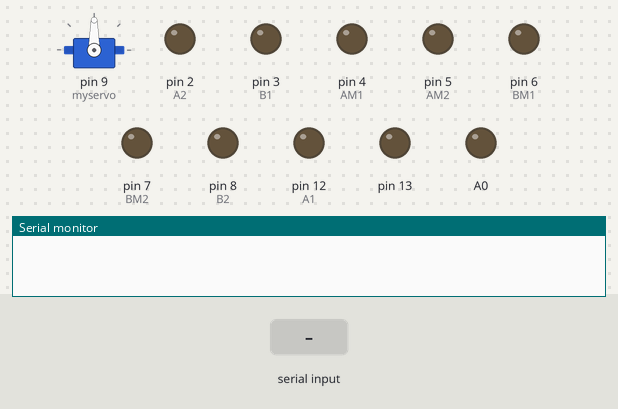
This sketch was run on a simulated Arduino Uno, built with avr-gcc and run on an emulated ATmega328P. Parts: servo, output pins drawn as LEDs (lit = HIGH), the last lines printed to the serial monitor. The test bench sets the inputs (shaded band).

Above: at 1.2 s.
1.3 s: "on" received over the second serial link
3.9 s: "blink" received over the second serial link
At 5.1 s:
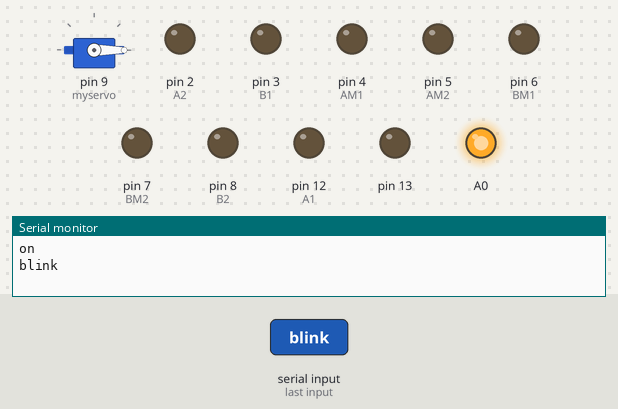
6.9 s: "smile" received over the second serial link
At 7.4 s:
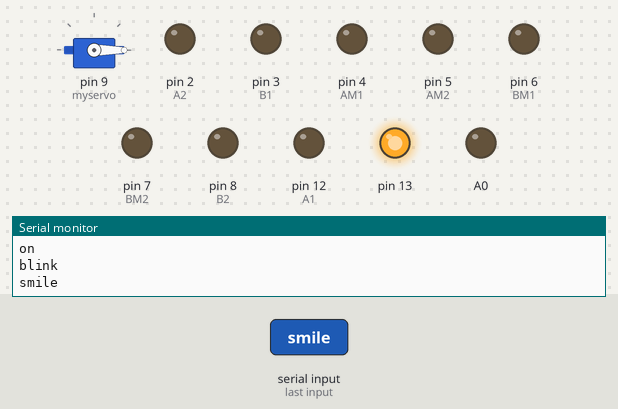
9.9 s: "hand" received over the second serial link
At 10.9 s:
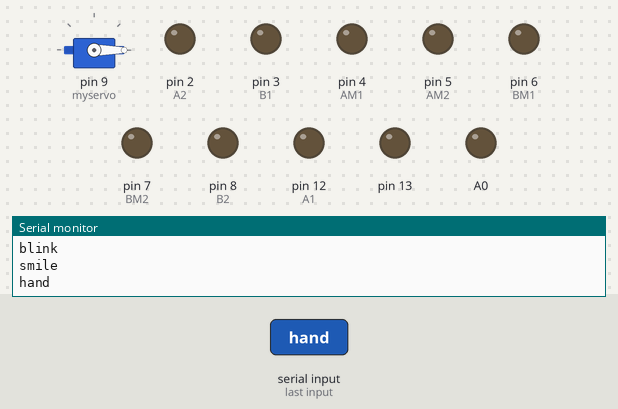
11.9 s: "down" received over the second serial link
At 12.3 s:
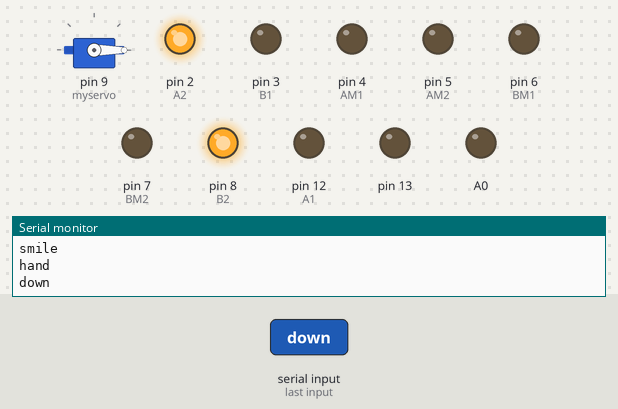
13.9 s: "forward" received over the second serial link
At 17.4 s:
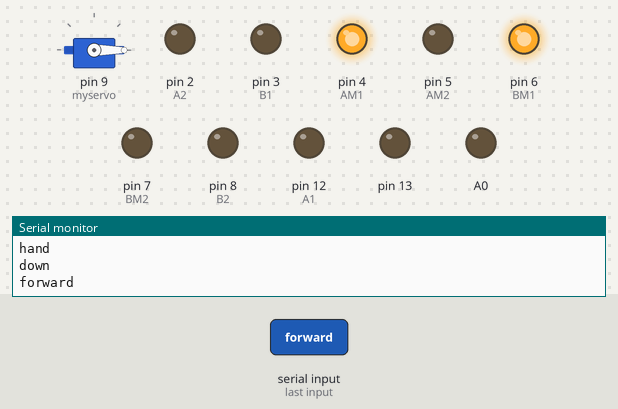
Timing chart, 0 to 17.9 s (numbered marks = the images above; inputs shaded):
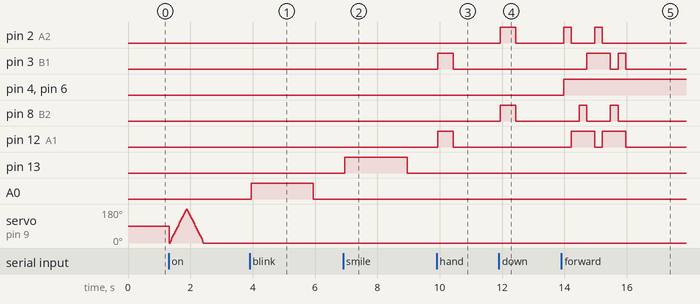

The sketch:

Humanoidvoicecontrolledrobot.ino
```cpp
#include <SoftwareSerial.h>
#include <Servo.h>
Servo myservo;  // create servo object to control a servo
SoftwareSerial BT(10, 11); //TX, RX respetively
String readvoice;
#define AM1 4       // left motor
#define AM2 5       // left motor
#define BM1 6       // right motor
#define BM2 7       // right motor
#define A1 12      // right motor hand
#define A2 2       // right motor hand
#define B1 3       // left motor hand
#define B2 8       // left motor
#define ledeye A0
#define ledteeth 13
int pos = 0;    // variable to store the servo positio

void setup()
{
  myservo.attach(9);  // attaches the servo on pin 9 to the servo object
  BT.begin(9600);
  Serial.begin(9600);
  pinMode(4, OUTPUT);
  pinMode(5, OUTPUT);
  pinMode(6, OUTPUT);
  pinMode(7, OUTPUT);
  pinMode(1, OUTPUT);
  pinMode(2, OUTPUT);
  pinMode(3, OUTPUT);
  pinMode(8, OUTPUT);
  pinMode(12, OUTPUT);
  pinMode(13, OUTPUT);
   pinMode(A0,OUTPUT);
 }
//---------------------------- ------------------------------ -------------//
void loop()
{
  while (BT.available())
  {               //Check if there is an available byte to read
  delay(10);      //Delay added to make thing stable
  char c = BT.read();      //Conduct a serial read
  readvoice += c;           //build the string- "forward", "reverse", "left" and "right"
}
  if (readvoice.length() > 0)
  {
 Serial.println(readvoice);
 if(readvoice == "blink")
 {
    digitalWrite(A0, HIGH);
    delay(2000);
    digitalWrite(A0, LOW);

 }
 else if(readvoice == "smile")
 {
   digitalWrite(13, HIGH);
   delay(2000);
   digitalWrite(13, LOW);
   }

 else if(readvoice == "hand")
 {
   digitalWrite(A1, HIGH);
  digitalWrite(A2, LOW);
  digitalWrite(B1, HIGH);
  digitalWrite(B2, LOW);
  delay(500);
  digitalWrite(A1, LOW);
  digitalWrite(A2, LOW);
  digitalWrite(B1, LOW);
  digitalWrite(B2, LOW);
  }
  else if(readvoice == "down")
  {
  digitalWrite(A1, LOW);
  digitalWrite(A2, HIGH);
  digitalWrite(B1, LOW);
  digitalWrite(B2, HIGH);
  delay(500);
  digitalWrite(A1, LOW);
  digitalWrite(A2, LOW);
  digitalWrite(B1, LOW);
  digitalWrite(B2, LOW);
  }
else if(readvoice == "on")
 {
  for (pos = 0; pos <= 180; pos += 5)
  { // goes from 0 degrees to 180 degrees
    // in steps of 1 degree
    myservo.write(pos);              // tell servo to go to position in variable 'pos'
    delay(15);                       // waits 15ms for the servo to reach the position
  }
  for (pos = 180; pos >= 0; pos -= 5)
  { // goes from 180 degrees to 0 degrees
    myservo.write(pos);              // tell servo to go to position in variable 'pos'
    delay(15);                       // waits 15ms for the servo to reach the position
  }
 }
 else if(readvoice == "forward")
  {
    digitalWrite(AM1, HIGH);
    digitalWrite(AM2, LOW);
    digitalWrite(BM1, HIGH);
    digitalWrite(BM2, LOW);
   digitalWrite(A1, LOW); // Hand Moment Right
  digitalWrite(A2, HIGH);
   delay(250);
  digitalWrite(A2,LOW);
   digitalWrite(A1,HIGH );
   delay(250);
   digitalWrite(B1,LOW); // Hand Moment Left
   digitalWrite(B2,HIGH);
   delay(250);
    digitalWrite(B2,LOW);
   digitalWrite(B1,HIGH);
  delay(250);           // Hand moment finish
   // Hand Moment Repeat
     digitalWrite(A1, LOW); // Hand Moment Right
  digitalWrite(A2, HIGH);
   delay(250);
  digitalWrite(A2,LOW);
   digitalWrite(A1,HIGH );
   delay(250);
   digitalWrite(B1,LOW); // Hand Moment Left
   digitalWrite(B2,HIGH);
   delay(250);
    digitalWrite(B2,LOW);
   digitalWrite(B1,HIGH);
  delay(250);           // Hand moment finish
   digitalWrite(A1, LOW);
  digitalWrite(A2, LOW);
  digitalWrite(B1, LOW);
  digitalWrite(B2, LOW);
  }

  else if(readvoice == "backward")
  {
    digitalWrite(AM1, LOW);
    digitalWrite(AM2, HIGH);
    digitalWrite(BM1, LOW);
    digitalWrite(BM2, HIGH);
   }

  else if (readvoice == "right")
  {
     digitalWrite(A1, HIGH);
    digitalWrite(A2, LOW);
    delay(500);
    digitalWrite(A1, LOW);
    digitalWrite(A2, LOW);
    digitalWrite(AM1, HIGH);
    digitalWrite(AM2, LOW);
    digitalWrite(BM1,LOW );
    digitalWrite(BM2, HIGH);
    delay (8000);
   digitalWrite(AM1, LOW);
   digitalWrite(AM2, LOW);
   digitalWrite(BM1,LOW );
   digitalWrite(BM2, LOW);
   digitalWrite(A2, HIGH);
   digitalWrite(A1, LOW);
   delay(500);
   digitalWrite(A1, LOW);
   digitalWrite(A2, LOW);
  }

 else if ( readvoice == "left")
 {
     digitalWrite(B1, HIGH);
     digitalWrite(B2, LOW);
     delay(500);
     digitalWrite(B1, LOW);
     digitalWrite(B2, LOW);
     digitalWrite(AM1, LOW);
     digitalWrite(AM2, HIGH);
     digitalWrite(BM1, HIGH);
     digitalWrite(BM2, LOW);
     delay (8000);
     digitalWrite(AM1, LOW);
     digitalWrite(AM2,LOW);
     digitalWrite(BM1,LOW);
     digitalWrite(BM2,LOW);
     digitalWrite(B2, HIGH);
     digitalWrite(B1, LOW);
     delay(500);
    digitalWrite(B1, LOW);
    digitalWrite(B2, LOW);
 }

 else if (readvoice == "stop")
 {
   digitalWrite(AM1, HIGH);
   digitalWrite(AM2, HIGH);
   digitalWrite(BM1, HIGH);
   digitalWrite(BM2, HIGH);
   delay (100);
 }
 readvoice="";//Reset the variable
  }}
```

Measured:
- after the input at 3.9 s, A0: LOW → HIGH after 0.05 s, → LOW 2.0 s later
- after the input at 6.9 s, pin 13: LOW → HIGH after 0.05 s, → LOW 2.0 s later
- after the input at 9.9 s, pin 3 (B1), pin 12 (A1): LOW → HIGH at once, → LOW 0.50 s later
- after the input at 11.9 s, pin 2 (A2), pin 8 (B2): LOW → HIGH at once, → LOW 0.50 s later
- after the input at 13.9 s, pin 2 (A2): alternates HIGH for 0.25 s and LOW for 0.75 s, 4 changes in all, then stays LOW, starting after 0.07 s; pin 3 (B1): LOW → HIGH after 0.82 s, → LOW 0.75 s later, → HIGH 0.25 s later, → LOW 0.25 s later
